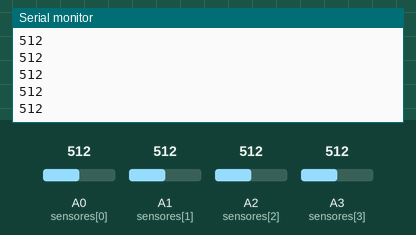
The sketch below on a simulated Arduino Uno, built with avr-gcc and run on an emulated ATmega328P. On the bench: the last lines printed to the serial monitor. The test bench sets the inputs (shaded band); at power-on: A0 (sensores[0]) = 512, A1 (sensores[1]) = 512, A2 (sensores[2]) = 512, A3 (sensores[3]) = 512.

Above: at 4.8 s.
4.9 s: A0 (sensores[0]) set to 716
At 8.8 s:
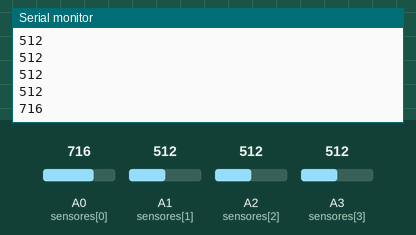
9.9 s: A1 (sensores[1]) set to 306
At 10.4 s:
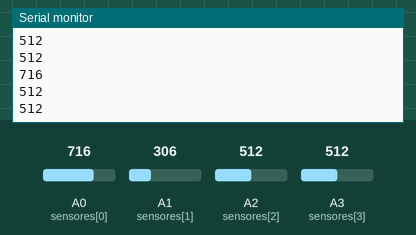
14.9 s: A2 (sensores[2]) set to 992
At 15.4 s:
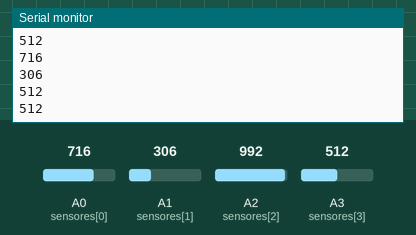
19.9 s: A3 (sensores[3]) set to 30
At 20.5 s:
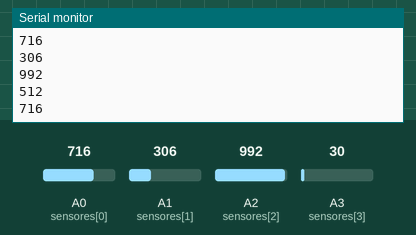
Timing chart, 0 to 22.9 s (numbered marks = the images above; inputs shaded):
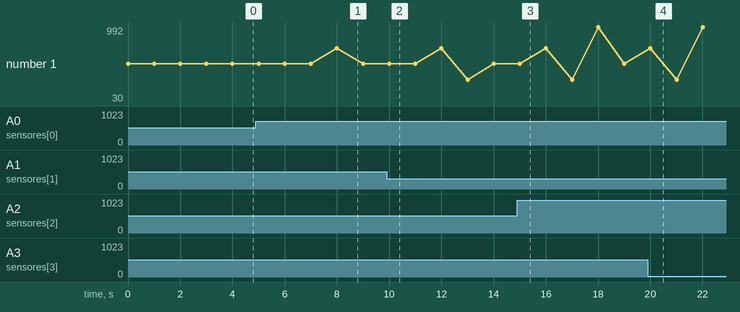

Measured:
- after the input at 4.9 s, the serial monitor: prints a new line after 3.1 s (image 1)

The sketch:

lersensores4emvetor.ino
```cpp
int sensores[4] = {A0, A1, A2, A3};


void setup() {
  Serial.begin (9600);
    for (int i = 0; i < 4; i++) {
  }
}

void loop()
{
  for (int i = 0; i < 4; i++) {
    Serial.println (analogRead (sensores[i]));
    delay (1000);
  }
}
```
